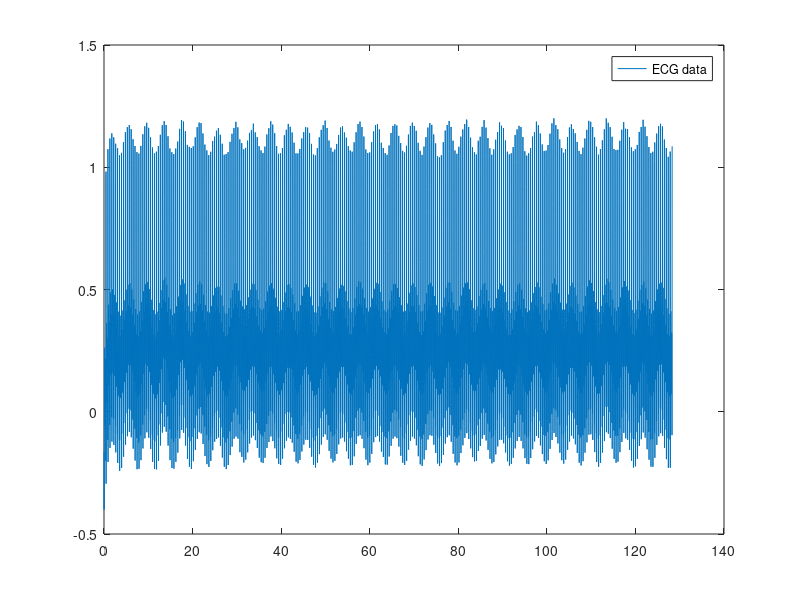

Write the MATLAB code that produced this figure. (Note: this script raises an error after producing the figure.)
%% This script analyzes the ecg graph from 3 patients identifying potential problems.
% MAT188 MATLAB final project
% December 2019

clear; clc; close all;
for patientNum = 1:3
    
    %Loads apporpriate data set ecg 1-3
    switch patientNum
        case 1
            load ecg1.mat;
        case 2
            load ecg2.mat;
        case 3
            load ecg3.mat;
    end
    
    %Plots patient ECG and adds labels
    figure();
    plot(time, ecg);
    plot_legend = legend("ECG data");
    plot_legend.FontSize = 11;
    title("ECG Signal - Patient: "+num2str(patientNum));
    xlabel("Time (seconds)");
    ylabel('Voltage (milivolts)');
    ylim([-0.3,1.2]);
    xlim([0,5]);
    % Creates a cell array containing 5 arrays with indicies of each peak
    for i = 1:5
        indexPeak(i) = {find(marker==i)};
    end
    
    %Adds the peak markers to the ECG graph
    markerAtributes= ["+", "d", "o", "*", "x";
        "Peak P","Peak Q","Peak R","Peak S","Peak T"];
    hold on;
    for i = 1:5
        plot(time(indexPeak{i}),ecg(indexPeak{i}),markerAtributes(1,i),'MarkerSize', 11 ,'DisplayName', markerAtributes(2,i));
    end
    
    %% Check for missing beats um this is a lil broken, but i planned it out first :)
    % for i = 1:length(indexPeak{1})-1
    %     if indexPeak{1}(i)<indexPeak{2}(i) & indexPeak{2}(i)<indexPeak{3}(i) & indexPeak{3}<indexPeak{4}(i+1) & indexPeak{4}(i+1)<indexPeak{5}(i+1)
    %     else
    %         disp("We're missing one!")
    %     end
    % end
    
    %% P wave Analysis (Heart rate and variation)
    
    
    period = diff(time(indexPeak{1}));
    avg_HeartRate = 60 / (sum(period) / length(period));
    heartRate = 60./period;
    heartRateVar = max(heartRate) / min(heartRate);
    
    %Compares heart rate to regular interval and creates diagnosis 
    if avg_HeartRate < 60
        prob="Sinus Bradycardia";
    elseif 60 <= avg_HeartRate & avg_HeartRate <= 100
        prob = "Normal Rate";
    else
        prob = "Sinus Tachycardia";
    end
    
    %Finds max variation in heart rate
    MaxVarInHeartRate = 0;
    for (i= 2: length(heartRate))
        possibleMax = abs(1 - (heartRate(i)/heartRate(i-1)));
        if possibleMax > MaxVarInHeartRate
            MaxVarInHeartRate = possibleMax;
        end
    end
    
    %Compares heart rate to acceptable range and creates diagnosis
    Diag_Variation = " Less than 10% - Normal";
    if MaxVarInHeartRate > 1.1
        Diag_Variation = "Greater than 10% - Sinus Arrythmia";
    end
    
    %% Finds and analyzes PR interval (0.12 - 0.20 s)
    PR_Intervals = findInterval(indexPeak{1}, indexPeak{3}, time);
    avg_PR_Int = sum(PR_Intervals) / length(PR_Intervals);
    Diag_PR_Int = "PR interval normal";
    
    %Compares PR interval to normal and creates diagnosis
    if avg_PR_Int>0.20
        Diag_PR_Int = "Long, consider first degree heart block and trifascular block ";
    elseif avg_PR_Int<0.12
        Diag_PR_Int = "Short, consider Wolff-Parkinson-White syndrom or Lown-Ganong-Levine syndrome ";
    end
    
    %% Finds and analyzes QRS interval (<0.12s)
    
    QRS_Intervals = findInterval(indexPeak{2}, indexPeak{4}, time);
    avg_QRS_Int = sum(QRS_Intervals)/length(QRS_Intervals);
    Diag_QRS_Int = "Normal QRS duration";
    
    %Compares QRS duration to normal and creates diagnosis
    if avg_QRS_Int > 0.12
        Diag_QRS_Int = "Long, consider right or left bundle branch block, hyperkalaemia";
    end
    
    %% QT Intervals
    % QT interval should be measure from the START of Q wave to END of T wave
    % however for rough calculation the points can be shifted to the the peak
    % of the P wave and peak of T wave.
    QT_Interval = findInterval(indexPeak{1}, indexPeak{5}, time);
    %if QT_Interval()
    QTC = QT_Interval./sqrt(period);
    avg_QTC = sum(QTC) / length(QTC);
    
    %Compares QTC interval to normal and creates diagnosis
    Diag_QTC_Int = "Normal QTC interval";
    if(avg_QTC>0.48)
    Diag_QTC_Int = "High, consider myocardial infraction, subarachnoid haemorrhage";
    end
    
    %% Informs user of possible heart conditions
    disp(" - - - - - - - - - - - - ECG REPORT - - - - - - - - - - - - ")
    disp("Patient: " + patientNum)
    disp("Heart rate: " + round(avg_HeartRate) + "bpm - " + prob )
    disp("Variation in heart rate: "+ Diag_Variation)
    disp("PR Interval: " + round(avg_PR_Int,2) + "s - " + Diag_PR_Int)
    disp("QRS Interval: " + round(avg_QRS_Int,2)+ "s - " + Diag_QRS_Int)
    disp("QT Interval: "+ round(avg_QTC,2) + "s - " + Diag_QTC_Int)
    disp(" - - - - - - - - - - - END OF REPORT  - - - - - - - - - - - ")
    
    %Resets for the next ECG analysis
    hold off;
    if(patientNum<3)
    clear;
    disp(" ")
    end
    
end

%% Funtion returns array with interval between peaks every heart beat
function f = findInterval(first, second, time)
start = 1;
last = 0;
if first(1)>second(1)
    start = 2;
end

if first(end)>second(end)
    last = 1;
end

f = time(second(start:end)) - time(first(1:end-last));
end